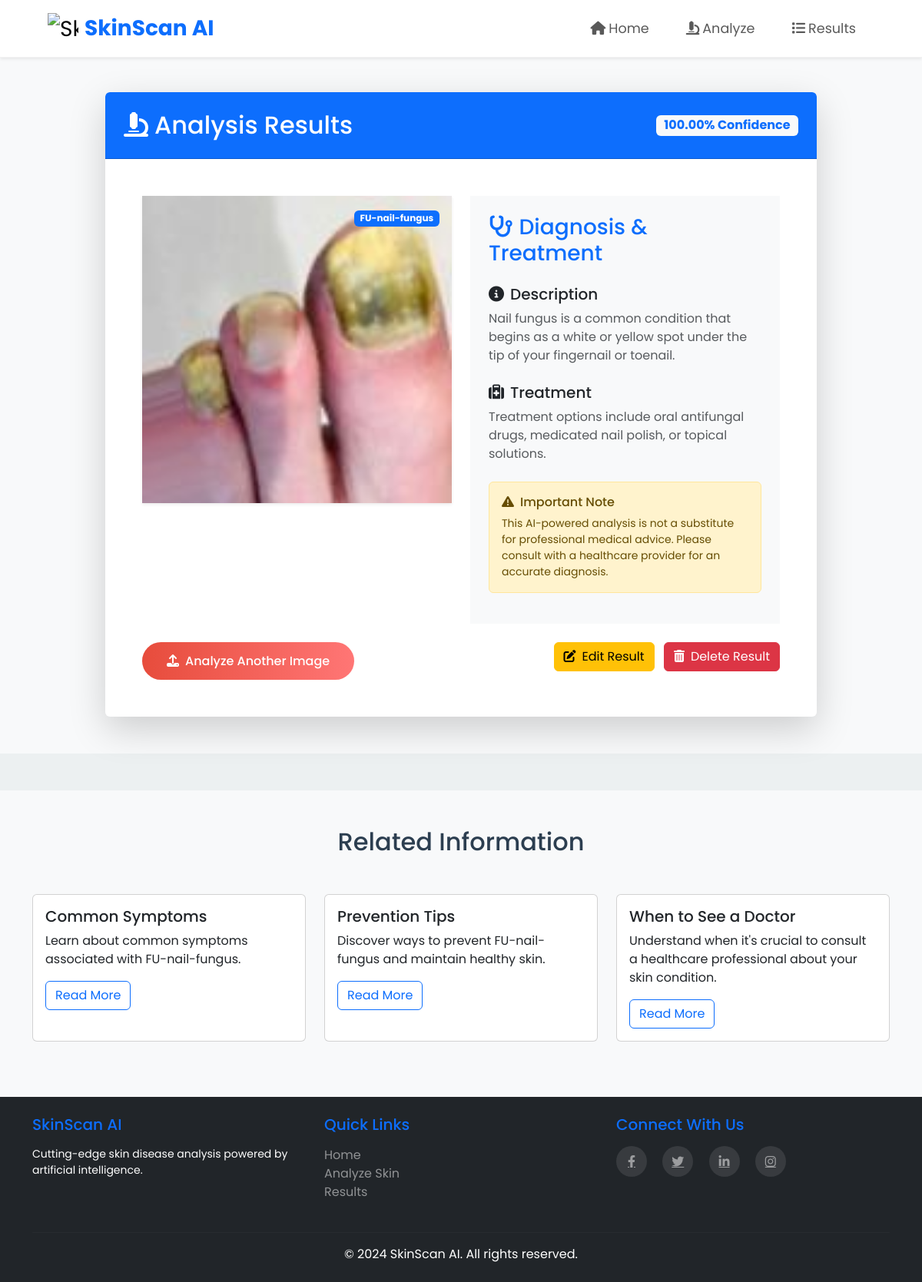
Screenshot of /predictions/result/19/ with the database file from the repository.
### predictions/models.py (models this page shows, shortened)
class PredictionResult(models.Model):
    image = models.ImageField(upload_to='media/analyzed_images/')
    predicted_class = models.CharField(max_length=100)
    confidence = models.FloatField()
    created_at = models.DateTimeField(auto_now_add=True)
    diagnosis = models.TextField(default="No diagnosis available")  # Add default here
    treatment = models.TextField(default="No treatment available")

### predictions/views.py (the view)
# urls.py: path('result/<int:pk>/', views.result_detail, name='result_detail'),
def result_detail(request, pk):
    result = get_object_or_404(PredictionResult, pk=pk)
    context = {
        'result': result,
        'common_symptoms_url': f"/predictions/common_symptoms/{result.predicted_class}/?result_id={result.id}",
        'prevention_tips_url': f"/predictions/prevention_tips/{result.predicted_class}/?result_id={result.id}",
        'when_to_see_doctor_url': f"/predictions/when_to_see_doctor/{result.predicted_class}/?result_id={result.id}",
    }
    return render(request, 'predictions/result.html', context)

### predictions/templates/predictions/result.html (shortened to what this page needs)
{% extends 'predictions/base.html' %}
{% load static %}
{% block content %}
<div class="container-fluid py-5 bg-light">
    <div class="container">
        <div class="row justify-content-center">
            <div class="col-lg-10">
                <div class="card shadow-lg border-0 rounded-lg overflow-hidden">
                    <div class="card-header bg-primary text-white p-4">
                        <div class="d-flex justify-content-between align-items-center">
                            <h2 class="mb-0">
                                <i class="fas fa-microscope me-2"></i>Analysis Results
                            </h2>
                            <span class="badge bg-light text-primary fs-6">
                                {{ result.confidence|floatformat:2 }}% Confidence
                            </span>
                        </div>
                    </div>
                    <div class="card-body p-5">
                        <div class="row">
                            <div class="col-md-6 mb-4 mb-md-0">
                                <div class="analysis-image-container">
                                    <div class="position-relative">
                                        {% if result.image %}
                                            <img src="{{ result.image.url }}" alt="Analyzed Image"
                                                 class="img-fluid rounded-lg shadow-sm w-100 mb-3"
                                                 style="max-height: 400px; object-fit: cover;">
                                        {% else %}
                                            <div class="no-image-placeholder rounded-lg bg-light d-flex align-items-center justify-content-center"
                                                 style="height: 400px;">
                                                <i class="fas fa-image fa-3x text-muted"></i>
                                            </div>
                                        {% endif %}
                                        <div class="position-absolute top-0 end-0 m-3">
                                            <span class="badge bg-primary">
                                                {{ result.predicted_class }}
                                            </span>
                                        </div>
                                    </div>
                                </div>
                            </div>
                            <div class="col-md-6">
                                <div class="diagnosis-container bg-light p-4 rounded-lg h-100">
                                    <h3 class="mb-4 text-primary">
                                        <i class="fas fa-stethoscope me-2"></i>Diagnosis & Treatment
                                    </h3>
                                    <div class="mb-4">
                                        <h5 class="text-dark">
                                            <i class="fas fa-info-circle me-2"></i>Description
                                        </h5>
                                        <p class="text-muted">{{ result.diagnosis }}</p>
                                    </div>
                                    <div class="mb-4">
                                        <h5 class="text-dark">
                                            <i class="fas fa-medkit me-2"></i>Treatment
                                        </h5>
                                        <p class="text-muted">{{ result.treatment }}</p>
                                    </div>
                                    <div class="alert alert-warning" role="alert">
                                        <h6 class="alert-heading">
                                            <i class="fas fa-exclamation-triangle me-2"></i>Important Note
                                        </h6>
                                        <p class="mb-0 small">This AI-powered analysis is not a substitute for professional medical advice. Please consult with a healthcare provider for an accurate diagnosis.</p>
                                    </div>
                                </div>
                            </div>
                        </div>
                        <div class="d-flex justify-content-between mt-4">
                            <a href="{% url 'upload_image' %}" class="btn btn-primary">
                                <i class="fas fa-upload me-2"></i>Analyze Another Image
                            </a>
                            <div>
                                <a href="{% url 'result_edit' result.pk %}" class="btn btn-warning me-2">
                                    <i class="fas fa-edit me-2"></i>Edit Result
                                </a>
                                <a href="{% url 'result_delete' result.pk %}" class="btn btn-danger">
                                    <i class="fas fa-trash-alt me-2"></i>Delete Result
                                </a>
                            </div>
                        </div>
                    </div>
                </div>
            </div>
        </div>
    </div>
</div>
<div class="bg-light py-5 mt-5">
    <div class="container">
        <h2 class="text-center mb-5">Related Information</h2>
        <div class="row">
            <div class="col-md-4 mb-4">
                <div class="card h-100">
                    <div class="card-body">
                        <h5 class="card-title">Common Symptoms</h5>
                        <p class="card-text">Learn about common symptoms associated with {{ result.predicted_class }}.</p>
                        <a href="{% url 'common_symptoms' result.predicted_class %}" class="btn btn-outline-primary">Read More</a>
                    </div>
                </div>
            </div>
            <div class="col-md-4 mb-4">
                <div class="card h-100">
                    <div class="card-body">
                        <h5 class="card-title">Prevention Tips</h5>
                        <p class="card-text">Discover ways to prevent {{ result.predicted_class }} and maintain healthy skin.</p>
                        <a href="{% url 'prevention_tips' result.predicted_class %}" class="btn btn-outline-primary">Read More</a>
                    </div>
                </div>
            </div>
            <div class="col-md-4 mb-4">
                <div class="card h-100">
                    <div class="card-body">
                        <h5 class="card-title">When to See a Doctor</h5>
                        <p class="card-text">Understand when it's crucial to consult a healthcare professional about your skin condition.</p>
                        <a href="{% url 'when_to_see_doctor' result.predicted_class %}" class="btn btn-outline-primary">Read More</a>
                    </div>
                </div>
            </div>
        </div>
    </div>
</div>
{% endblock %}

### predictions/static/css/style.css (style rules this page uses)
:root { --primary-gradient-start: #3498db; --primary-gradient-end: #2ecc71; --accent: #e74c3c; --dark: #2c3e50; --light: #ecf0f1; --white: #ffffff; --text-primary: #2c3e50; --text-secondary: #7f8c8d; --success: #27ae60; --warning: #f1c40f; --danger: #c0392b; }
body { font-family: 'Poppins', sans-serif; color: var(--text-primary); background-color: var(--light); }
.btn-primary { background: linear-gradient(to right, var(--accent), #ff7675); border: none; padding: 0.8rem 2rem; border-radius: 50px; font-weight: 500; transition: transform 0.3s ease, box-shadow 0.3s ease; }

### rows the page displays
PredictionResult: confidence "100.00", image (picture), predicted_class "FU-nail-fungus", diagnosis "Nail fungus is a common condition that begins as a white or yellow spot under the tip of your fingernail or toenail.", treatment "Treatment options include oral antifungal drugs, medicated nail polish, or topical solutions."
